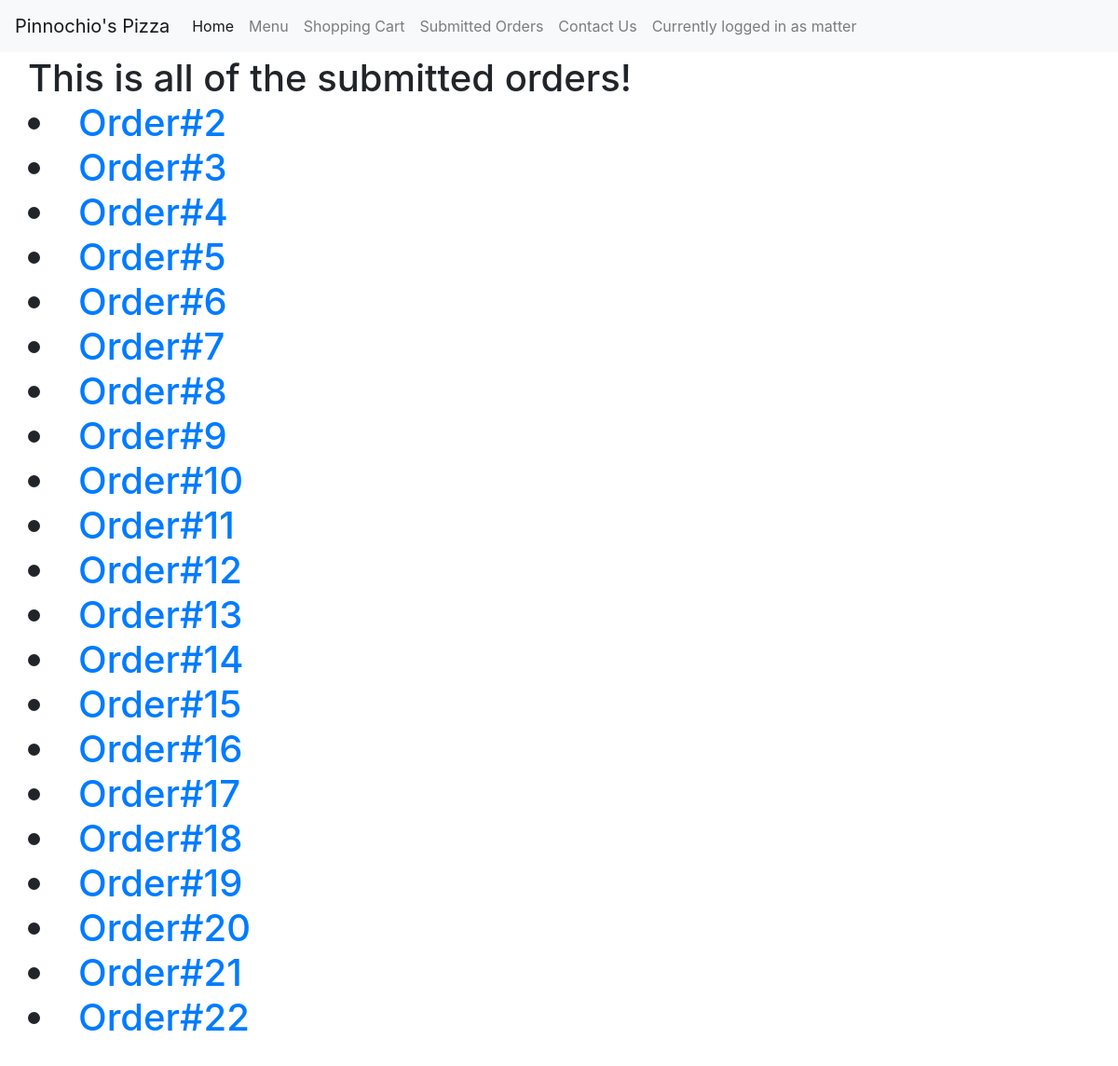
The app's page /orders (signed in), older data.
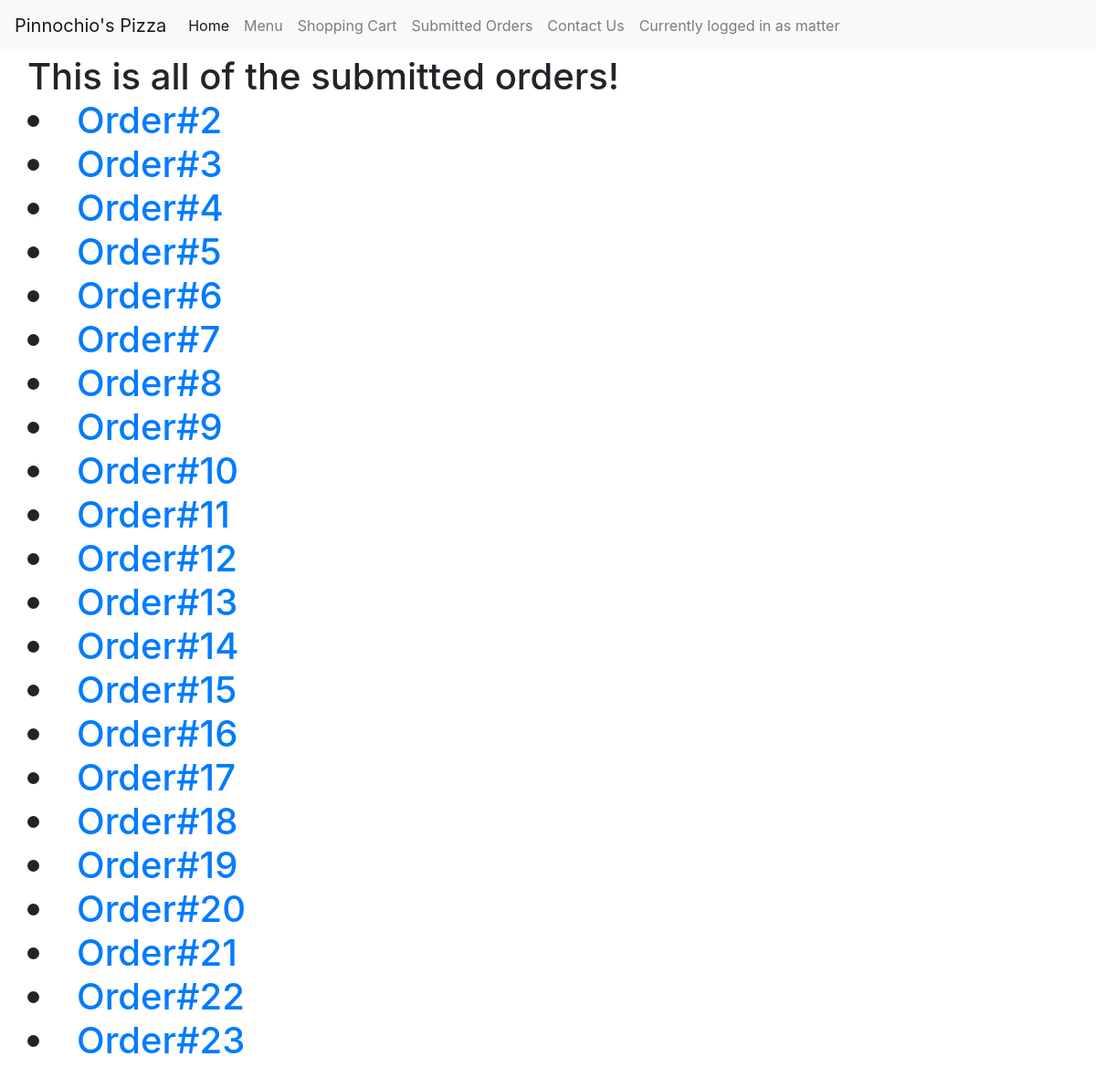
The same page, newer data.
### orders/models.py (models this page shows)
class Order(models.Model):
    user = models.ForeignKey(User, on_delete=models.CASCADE, related_name="UserOrder")
    orderdetails = models.ManyToManyField(Food, through = 'OrderDetail')
    total = models.DecimalField(max_digits = 10, decimal_places=2,validators=[MinValueValidator(0)], default = 0)
    def __str__(self):
        return f"Order#{self.id}"

### orders/views.py (the view)
# urls.py: path("orders", views.orders, name="orders"),
def orders(request):
    if request.user.is_staff:
        context = {
            "page_text": "This is all of the submitted orders!",
            "orders": Order.objects.all()
        }
    else:
        context = {
            "page_text": "This is your submitted orders!",
            "orders": Order.objects.filter(user__exact = request.user.id)
        }
    return render(request, "orders/orders.html", context)

### orders/templates/orders/orders.html (shortened to what this page needs)
{% extends "orders/base.html" %}
{% block body %}
  <h1 class= "main">
    {{ page_text }}
    {% for order in orders %}
      <li><a href="{% url 'order_details' order.id %}"> {{order}} </a></li>
    {% empty %}
      <li>No orders</li>
    {% endfor %}
  </h1>
{% endblock %}

Row changes from the older to the newer data that the page shows:
added Order: id "Order#23"
